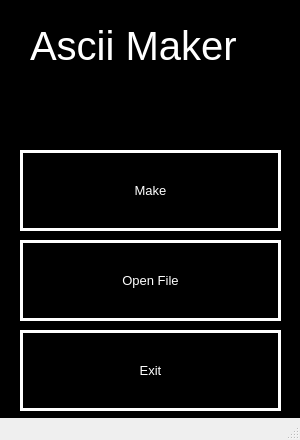
<?xml version="1.0" encoding="UTF-8"?>
<ui version="4.0">
 <class>MainWindow</class>
 <widget class="QMainWindow" name="MainWindow">
  <property name="geometry">
   <rect>
    <x>0</x>
    <y>0</y>
    <width>300</width>
    <height>440</height>
   </rect>
  </property>
  <property name="windowTitle">
   <string>MainWindow</string>
  </property>
  <widget class="QWidget" name="centralwidget">
   <widget class="QWidget" name="widget" native="true">
    <property name="geometry">
     <rect>
      <x>0</x>
      <y>0</y>
      <width>301</width>
      <height>421</height>
     </rect>
    </property>
    <property name="styleSheet">
     <string notr="true">QWidget {
	background-color: #000;
}</string>
    </property>
    <widget class="QPushButton" name="make_btn">
     <property name="geometry">
      <rect>
       <x>20</x>
       <y>150</y>
       <width>261</width>
       <height>81</height>
      </rect>
     </property>
     <property name="font">
      <font>
       <pointsize>10</pointsize>
      </font>
     </property>
     <property name="cursor">
      <cursorShape>PointingHandCursor</cursorShape>
     </property>
     <property name="styleSheet">
      <string notr="true">QPushButton {
	border: 3px solid #fff;
	color: #fff;
}

QPushButton:pressed {
	background-color: #fff;
	color: #000;
}</string>
     </property>
     <property name="text">
      <string>Make</string>
     </property>
    </widget>
    <widget class="QPushButton" name="openfile_btn">
     <property name="geometry">
      <rect>
       <x>20</x>
       <y>240</y>
       <width>261</width>
       <height>81</height>
      </rect>
     </property>
     <property name="font">
      <font>
       <pointsize>10</pointsize>
      </font>
     </property>
     <property name="cursor">
      <cursorShape>PointingHandCursor</cursorShape>
     </property>
     <property name="styleSheet">
      <string notr="true">QPushButton {
	border: 3px solid #fff;
	color: #fff;
}

QPushButton:pressed {
	background-color: #fff;
	color: #000;
}</string>
     </property>
     <property name="text">
      <string>Open File</string>
     </property>
    </widget>
    <widget class="QPushButton" name="exit_btn">
     <property name="geometry">
      <rect>
       <x>20</x>
       <y>330</y>
       <width>261</width>
       <height>81</height>
      </rect>
     </property>
     <property name="font">
      <font>
       <pointsize>10</pointsize>
      </font>
     </property>
     <property name="cursor">
      <cursorShape>PointingHandCursor</cursorShape>
     </property>
     <property name="styleSheet">
      <string notr="true">QPushButton {
	border: 3px solid #fff;
	color: #fff;
}

QPushButton:pressed {
	background-color: #fff;
	color: #000;
}</string>
     </property>
     <property name="text">
      <string>Exit</string>
     </property>
    </widget>
    <widget class="QLabel" name="label">
     <property name="geometry">
      <rect>
       <x>30</x>
       <y>-10</y>
       <width>271</width>
       <height>111</height>
      </rect>
     </property>
     <property name="font">
      <font>
       <pointsize>30</pointsize>
      </font>
     </property>
     <property name="styleSheet">
      <string notr="true">QLabel {
	color: #fff;
}</string>
     </property>
     <property name="text">
      <string>Ascii Maker</string>
     </property>
    </widget>
   </widget>
  </widget>
  <widget class="QMenuBar" name="menubar">
   <property name="geometry">
    <rect>
     <x>0</x>
     <y>0</y>
     <width>300</width>
     <height>26</height>
    </rect>
   </property>
  </widget>
  <widget class="QStatusBar" name="statusbar"/>
 </widget>
 <resources/>
 <connections/>
</ui>
